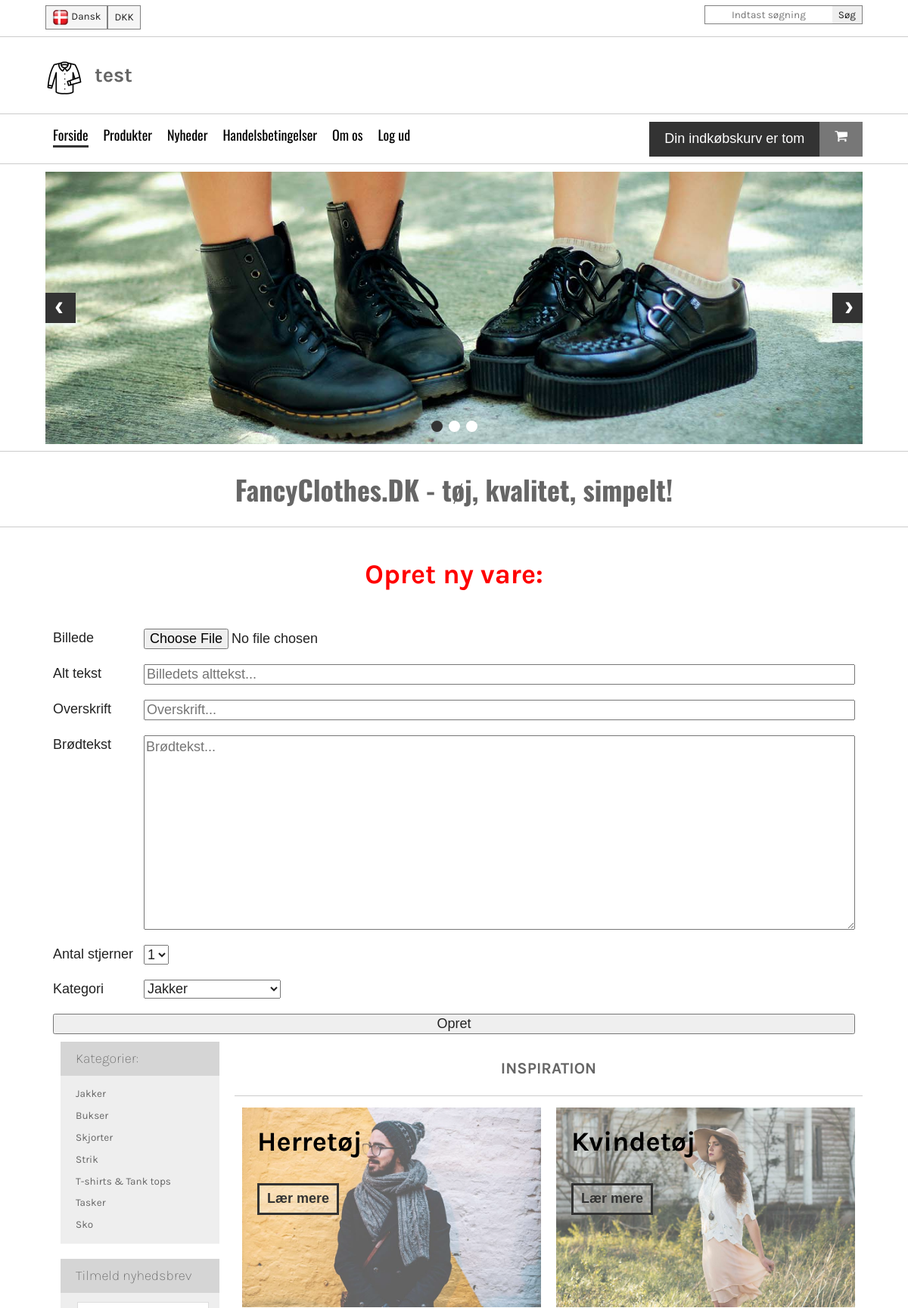
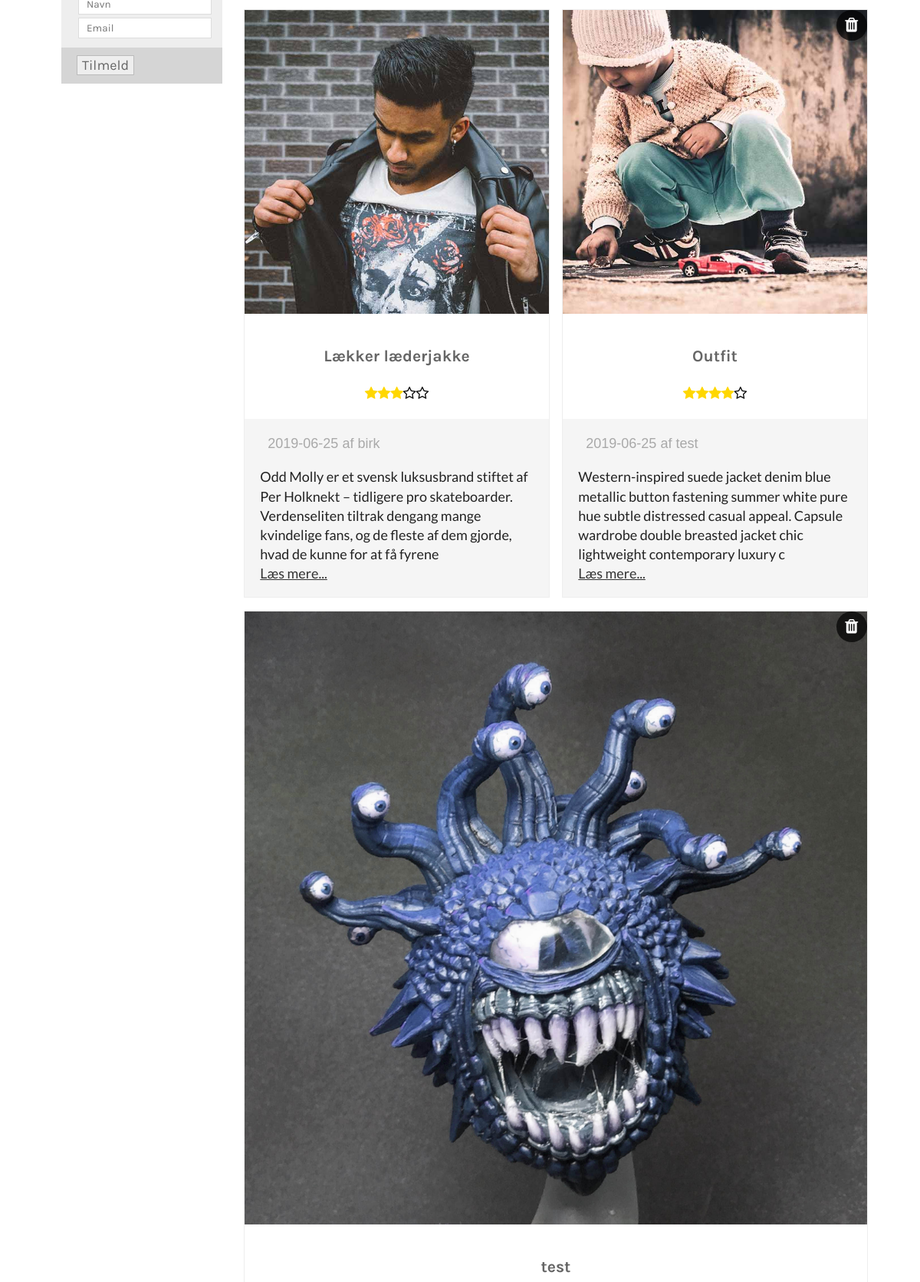
The page /index.php?category=jakker (signed in, upper part) on the database its author committed (2 pictures, top to bottom).
### tables this page shows
CREATE TABLE `products` (
  `productId` int(10) NOT NULL,
  `heading` varchar(100) NOT NULL,
  `imgSrc` varchar(200) NOT NULL,
  `imgAlt` varchar(100) NOT NULL,
  `productTimestamp` int(15) NOT NULL,
  `content` varchar(200) NOT NULL,
  `authorId` int(10) NOT NULL,
  `stars` int(1) NOT NULL,
  `productCategory` varchar(50) NOT NULL
);

CREATE TABLE `users` (
  `userId` int(10) NOT NULL,
  `userName` varchar(50) NOT NULL,
  `userPassword` varchar(200) NOT NULL,
  `accessLevel` int(1) NOT NULL DEFAULT '3'
);

### assets/getArticlesCat.php (the view, shortened to what this page needs)
<?php
    require "connect.php";
    $category = $_GET['category'];
    $statement = $dbh->prepare("SELECT products.*, users.userName FROM products
    JOIN users ON products.authorId = users.userId WHERE products.productCategory = ? ORDER BY productId ASC");
    $statement->bindParam(1, $category);
    $statement->execute();
    while($row = $statement->fetch(PDO::FETCH_ASSOC)){
        $emptyStars = 5 - $row['stars'];
        ?>
        <article>
            <img src="img/<?php echo $row['imgSrc'] ?>" alt="<?php echo $row['imgAlt'] ?>">
            <div class="info">
                <h3><?php echo $row['heading'] ?></h3>
                <div class="stars">
                    <?php
                        for($x = 1; $x <= $row['stars']; $x++){
                            echo '<i class="fa fa-star" aria-hidden="true"></i>';
                        }
                        for($x = 1; $x <= $emptyStars; $x++){
                            echo '<i class="fa fa-star-o" aria-hidden="true"></i>';
                        }
                    ?>
                </div>
            </div>
            <div class="description">
                <div class="published">
                    <?php echo date("Y-m-d",  $row['productTimestamp']) . " af " . $row['userName']?>
                </div>
                <p><?php echo $row['content'] ?><a href="#">Læs mere...</a></p>
                <?php
                    if($_SESSION['accessLevel'] == 1){
                        echo '<a class="deleteMe" href="assets/deleteArticle.php?productId=' . $row['productId'] . '"><i class="fa fa-trash" aria-hidden="true"></i></a>';
                    } else if($_SESSION['accessLevel'] == 2 && $row['userName'] == $_SESSION['username']){
                        echo '<a class="deleteMe" href="assets/deleteArticle.php?productId=' . $row['productId'] . '"><i class="fa fa-trash" aria-hidden="true"></i></a>';
                    }
                ?>
            </div>
        </article>
        <?php
    }
?>

### css/main.css (style rules this page uses)
html { color: #222; font-size: 1em; line-height: 1.4; }
audio, canvas, iframe, img, svg, video { vertical-align: middle; }

### css/styles.css (style rules this page uses)
:root { font-size: 18px; }
main .products h3 { text-align: center; }
main .products .frontProducts article { -webkit-box-flex: 1; -ms-flex: 1 1 31%; flex: 1 1 31%; margin: 1%; -webkit-box-sizing: border-box; box-sizing: border-box; border: 1px solid #eee; display: -webkit-box; display: -ms-flexbox; display: flex; -webkit-box-orient: vertical; -webkit-box-direction: normal; -ms-flex-direction: column; flex-direction: column; position: relative; -ms-flex-positive: 1; flex-grow: 1; }
main .products .frontProducts article img { width: 100%; }
main .products .frontProducts article .info { text-align: center; padding: 20px; }
main .products .frontProducts article .info .stars .fa-star { color: gold; }
main .products .frontProducts article .info .stars .fa-star-o { color: black; }
main .products .frontProducts article .description { background: #f5f5f5; padding: 20px 20px 0 20px; }
main .products .frontProducts article .description .published { color: darkgray; margin: 0 10px; }
main .products .frontProducts article .description p { font-family: "Lato", sans-serif; }
main .products .frontProducts article .description p a { color: #333; display: block; }
main .products .frontProducts article .description a.deleteMe { position: absolute; top: 0px; right: 0px; width: 40px; height: 40px; text-align: center; line-height: 40px; font-size: 1.2rem; text-decoration: none; border-radius: 50%; background: rgba(0, 0, 0, 0.7); color: white; -webkit-transition: 0.1s all; transition: 0.1s all; }
h1, h2, h3, h4, h5, h6 { font-family: "Karla", sans-serif; color: #666; }
@media screen and (max-width: 1200px) { main .products .frontProducts article { -webkit-box-flex: 1; -ms-flex: 1 1 48%; flex: 1 1 48%; } }

### rows shown on the page
products: imgSrc (picture), heading "Lækker læderjakke", stars 3 (drawn), productTimestamp "2019-06-25", authorId.userName "birk", content "Odd Molly er et svensk luksusbrand stiftet af Per Holknekt – tidligere pro skateboarder. Verdenseliten tiltrak dengang mange kvindelige fans, og de fleste af dem gjorde, hvad de kunne for at få fyrene"
products: imgSrc (picture), heading "Outfit", stars 4 (drawn), productTimestamp "2019-06-25", authorId.userName "test", content "Western-inspired suede jacket denim blue metallic button fastening summer white pure hue subtle distressed casual appeal. Capsule wardrobe double breasted jacket chic lightweight contemporary luxury c"
products: imgSrc (picture), heading "test"

### other values the page prints
$_SESSION['username'] "test"
form field category "Jakker"
